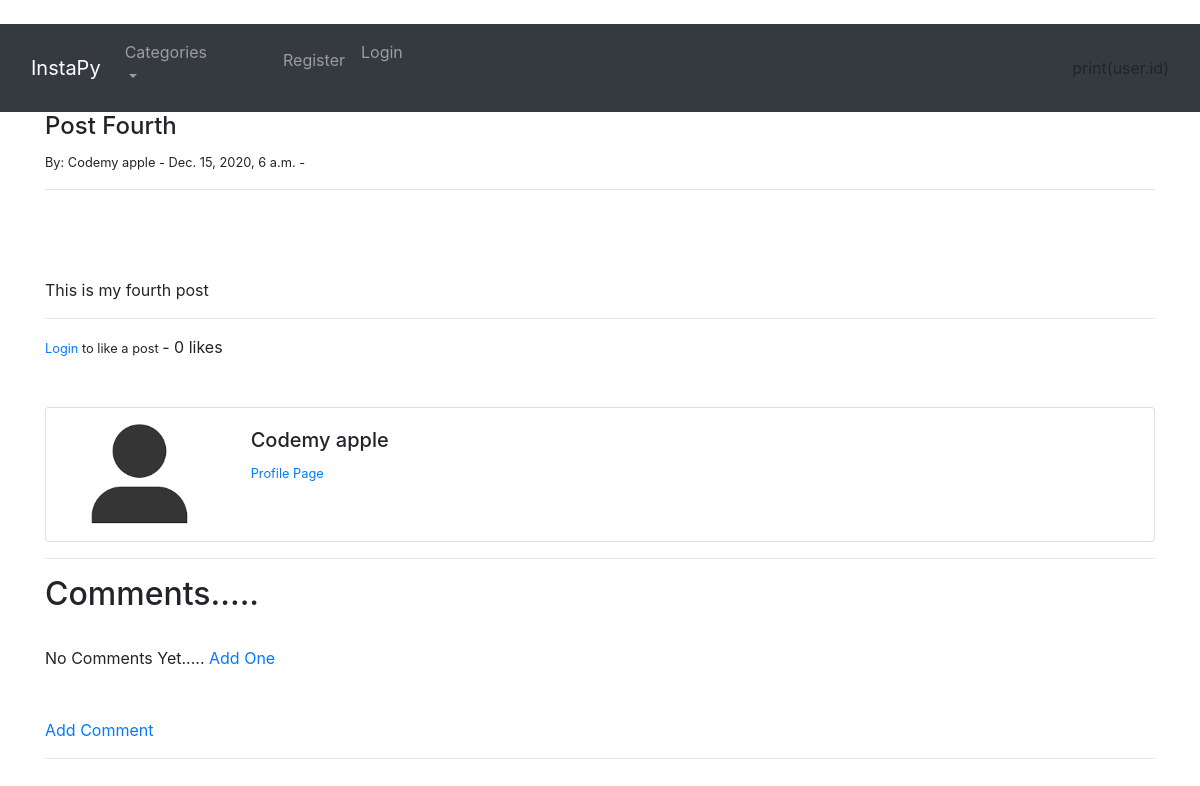
Screenshot of /article/4 with the database file from the repository.
### myblog/models.py (models this page shows, shortened)
class Post(models.Model):
    title=models.CharField(max_length=255)
    header_image=models.ImageField(null=True, blank=True, upload_to="images/")
    title_tag=models.CharField(max_length=255)
    author=models.ForeignKey(User, on_delete=models.CASCADE)
    body=models.TextField()
    images=models.ImageField()
    created=models.DateTimeField(auto_now_add=True)
    modified=models.DateTimeField(auto_now=True)
    category=models.CharField(max_length=255, default='coding')
    snippets=models.CharField(max_length=255)
    likes=models.ManyToManyField(User, related_name='blog_posts')
    def total_likes(self):
        return self.likes.count()

### myblog/views.py (the view)
# urls.py: path('article/<int:pk>', ArticleDetailView.as_view(), name="article-details"),
class ArticleDetailView(DetailView):
    model = Post
    template_name = 'article_details.html'
    def get_context_data(self, *args, **kwargs):
        cat_menu=Category.objects.all()
        context = super(ArticleDetailView, self).get_context_data(*args, **kwargs)
        stuff= get_object_or_404(Post, id=self.kwargs['pk'])
        total_likes = stuff.total_likes()
        liked = False
        if stuff.likes.filter(id=self.request.user.id).exists():
            liked=True
        context["cat_menu"]=cat_menu
        context["total_likes"]=total_likes
        context['liked']=liked
        return context

### myblog/models.py (called while the page is built)
    def __str__(self):
        return self.name

### myblog/templates/article_details.html (shortened to what this page needs)
{% extends 'base.html' %}
{% load static %}
{% block content %}
<h4>{{ post.title }}</h4>
<small>By: {{ post.author.first_name }}
  {{ post.author.last_name }} -
  {{ post.created }} -
</small> <br/>
<hr>
<br>
<br/><br/>
{{ post.body|safe }}
<hr>
<form action="{% url 'like_post' post.pk %}" method="POST">
  {% if user.is_authenticated %}
    {% if liked %}
        <button type="submit", name="Post_id", value="{{ Post.id }}", class="btn btn-danger btn-sm">Unlike</button>
    {% else %}
        <button type="submit", name="Post_id", value="{{ Post.id }}", class="btn btn-primary btn-sm">like</button>
    {% endif %}
  {% else %}
    <small><a href="{% url 'login' %}">Login</a> to like a post </small>
  {% endif %}
  - {{ total_likes}} likes
</form>
<br/><br/>
<div class="card mb-3">
  <div class="row no-gutters">
      <div class="col-md-2">
        {% if post.author.profile.profile_pic.url %}
            <img class="card-img" src="{{ post.author.profile.profile_pic.url }}">
        {% else %}
            <img class="card-img" src="{% static 'myblog/images/default_pic.png' %}" class="card-img">
        {% endif %}
      </div>
      <div class="col-md-10">
        <div class="card-body">
          <h5 class="card-title">
                {{ post.author.first_name }}
                {{ post.author.last_name }}
          </h5>
          <p class="small text-muted">
              <a href="{% url 'show_profile_page' post.author.profile.id %}">Profile Page</a>
          </p>
        </div>
      </div>
    </div>
  </div>
  <hr>
  <h2>Comments.....</h2>
  <br/>
  {% if not post.comments.all %}
        No Comments Yet..... <a href="{% url 'add_comment' post.pk %}">Add One</a> <br/>
  {% endif %}
  <br><br>
  <a href="{% url 'add_comment' post.pk %}">Add Comment</a>
  <hr>
  <br><br>
<br><br>
{% endblock %}

### myblog/templates/base.html (shortened to what this page needs)
<!DOCTYPE html>
<html lang="en" dir="ltr">
  <head>
    <link rel="stylesheet" href="https://maxcdn.bootstrapcdn.com/bootstrap/4.0.0/css/bootstrap.min.css">
    </head>
    <body>
      <br>
      <nav class="navbar navbar-expand-lg navbar-dark bg-dark">
        <div class="container-fluid">
            <a class="navbar-brand" href="{% url 'home' %}">InstaPy</a>
              <div class="collapse navbar-collapse" id="navbarNavDropdown">
                <ul class="navbar-nav mr-auto">
                    {% if cat_menu %}
                        <li class="nav-item dropdown">
                            <a class="nav-link dropdown-toggle" href="#" id="navbarDropdownMenuLink" role="button" data-bs-toggle="dropdown" aria-expanded="false">Categories</a>
                            <div class="dropdown-menu" aria-labelledby="navbarDropdownMenuLink">
                                {% for item in cat_menu %}
                                      <a class="dropdown-item" href="{% url 'category' item|slugify %}">{{ item }} <br>
                                {% endfor %}
                            </div>
                        </li>
                    {% else %}
                        <li class="nav-item">
                            <a class="nav-link" href="{% url 'category-list' %}">Categories</a>
                        </li>
                    {% endif %}
                    {% if user.is_authenticated %}
                        <li class="nav-item">
                            <a class="nav-link" href="{% url 'add_post' %}">Add Post</a>
                        </li>
                        <li class="nav-item">
                          <a class="nav-link" href="{% url 'add_category' %}">Add Category</a>
                        </li>
                    {% else %}
                          <li class="nav-item">
                            <a class="nav-link" href="{% url 'register' %}">Register</a>
                          </li>
                          <li class="nav-item">
                            <a class="nav-link" href="{% url 'login' %}">Login</a>
                          </li>
                    {% endif %}
                </ul>
                print(user.id)
          </div>
        </div>
    </nav>
      <div class="container">
        {% block content %}
        {% endblock %}
      </div>
  </body>
</html>

### rows the page displays
Post: title "Post Fourth", author.first_name "Codemy", author.last_name "apple", created "Dec. 15, 2020, 6 a.m.", body "This is my fourth post"

### other values shown
{{ total_likes }} "0"
